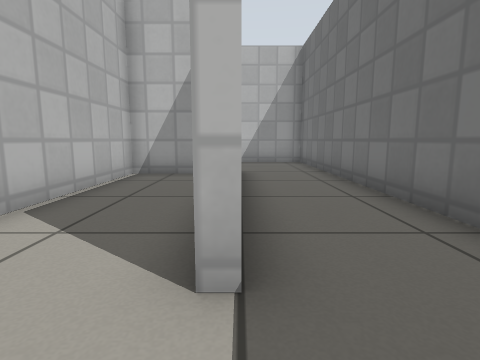
view 1 (above)

24 first-person views from a walk through a robot-simulator world made for Gazebo. The camera is 0.5 m above the floor, tilts 8° down and sees 80° across. The floor is counted in squares, 0.5 m on a side. Each view is taken from the middle of a square. On the plan, view 1 faces up. The plan holds only what a view shows up to about 11 squares ahead; the rest is blank. The place goes on beyond the plan. Gazebo's built-in surfaces are drawn with simple patterns.

view 2
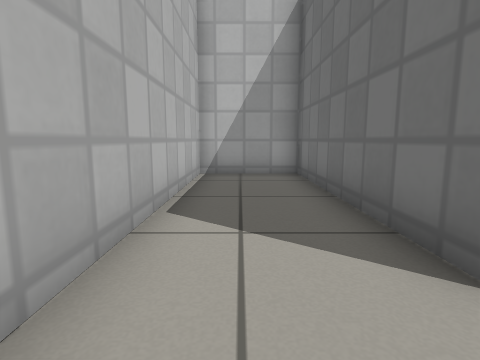

view 3
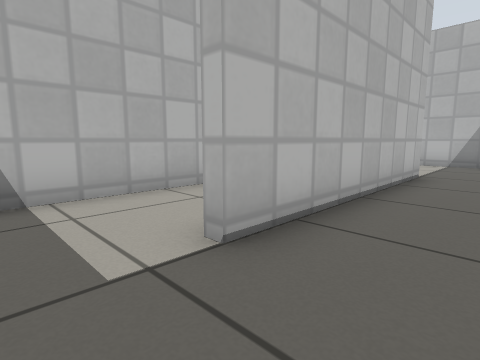

view 4
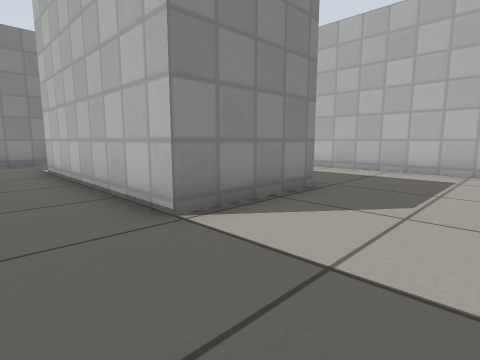

view 5
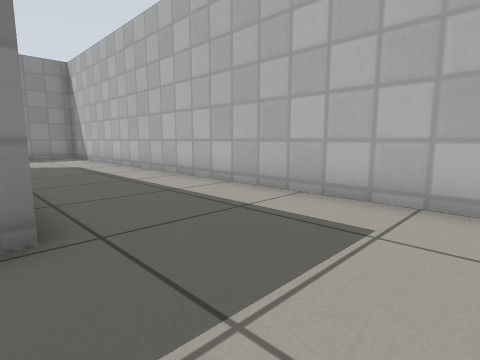

view 6
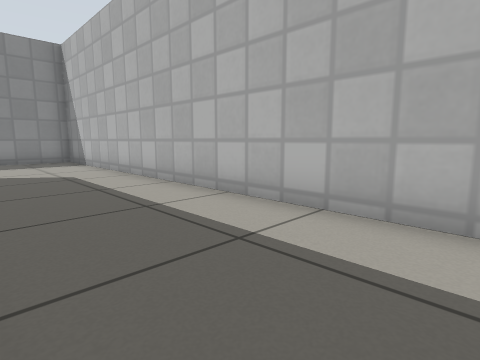

view 7
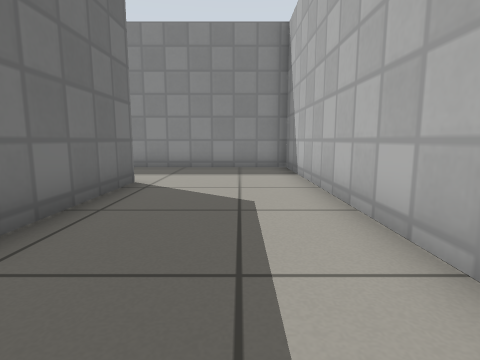

view 8
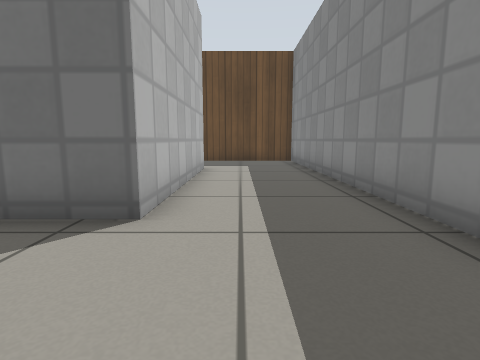

view 9
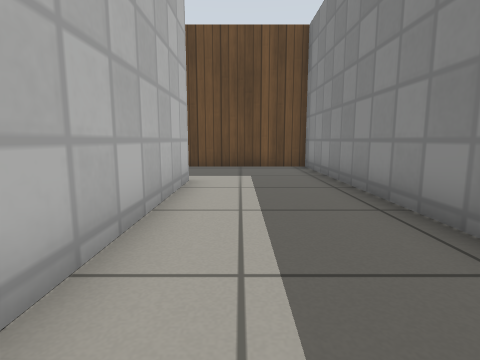

view 10
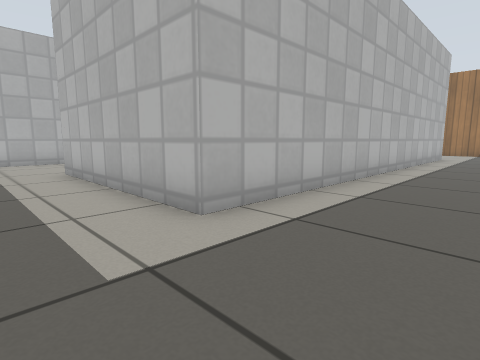

view 11
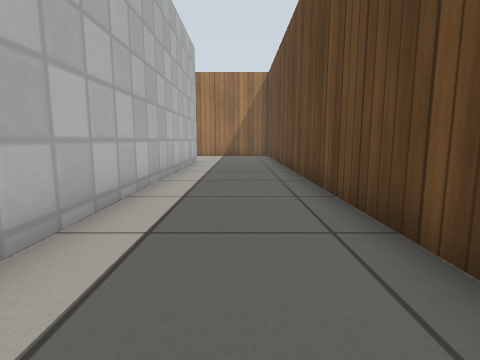

view 12
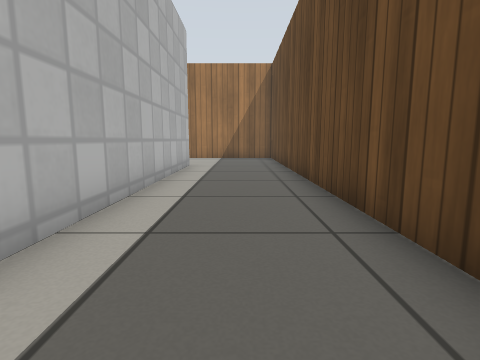

view 13
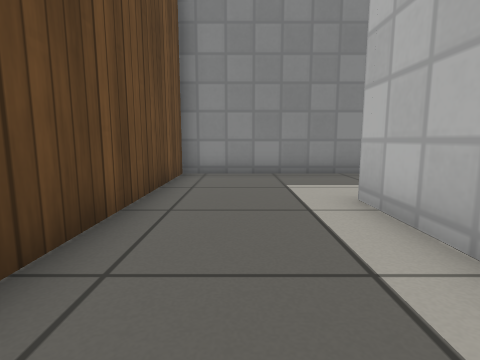

view 14
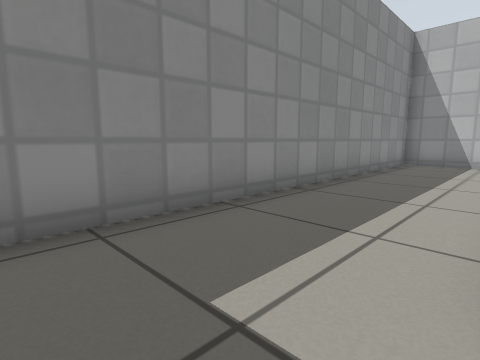

view 15
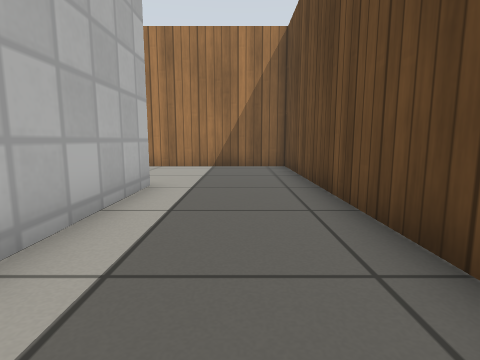

view 16
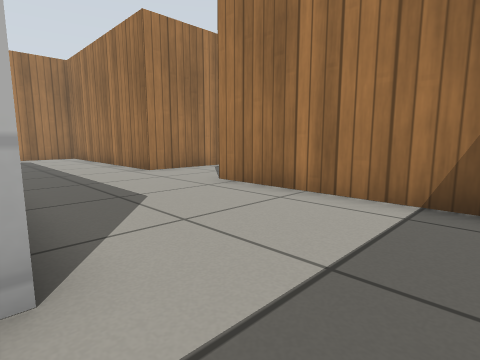

view 17
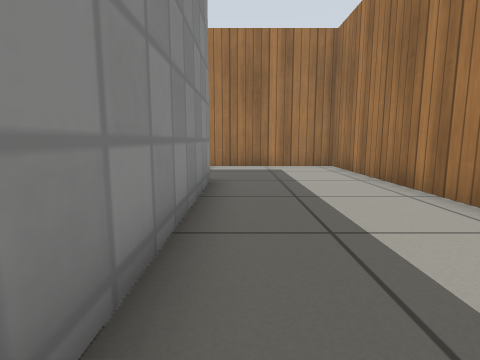

view 18
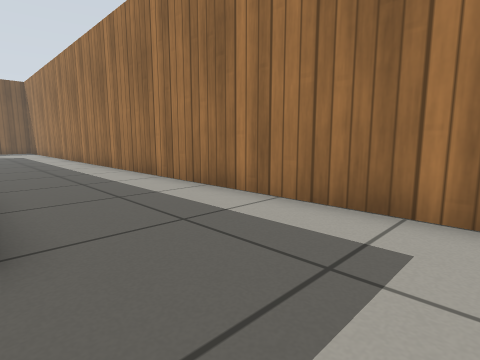

view 19
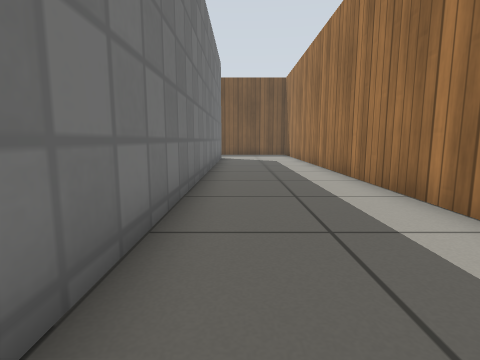

view 20
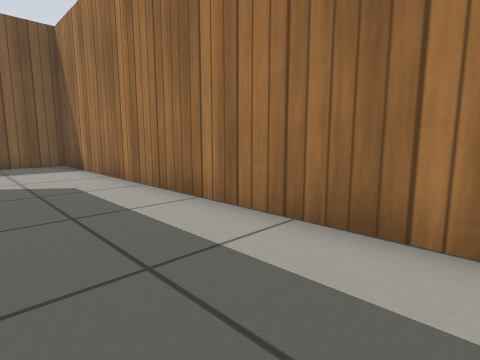

view 21
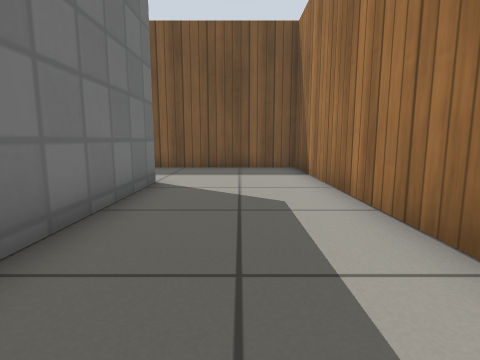

view 22
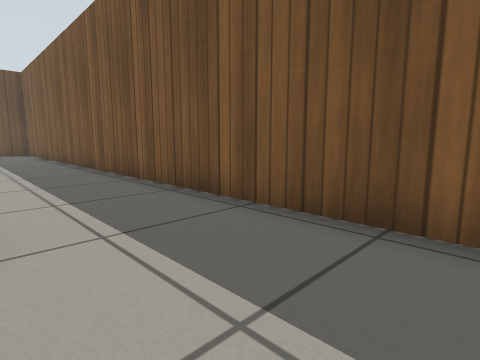

view 23
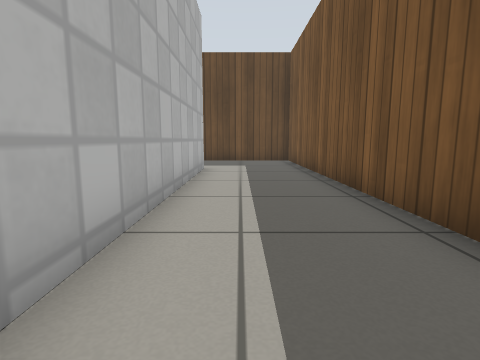

view 24
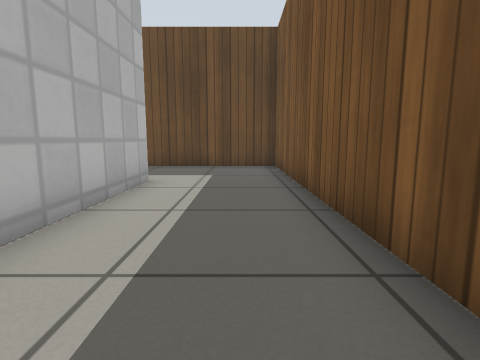

### Floor plan
Points are (right, up) in squares from view 1. A wall is a line through its corners. A room is listed if a view was taken in it or the views show most of it. See-through windows are left out.
Room 1 (views 1, 3, 4, 5, 6, 7, 8, 9)
walls: (-3.5, 8.8) (0, 8.8) (0, 1.8); (-0.6, -1.4) (0.9, -1.4); (2.7, 3.1) (2.7, 11.4); (-7.7, 11.8) (-7.7, -5.4) (3.5, -5.4); (3, -1.7) (-3.5, -1.7) (-3.5, 2.1); (0.9, 13) (-1, 13)
low walls: (0, 1.8) (-0.3, 1.8)
ways out: opening at (0, 0.5) to room 2; opening at (4, -3.5) to room 3
Room 2 (view 2)
walls: (-0.3, 1.8) (-0.3, 8.5) (-3.2, 8.5) (-3.2, 0.4)
ways out: opening at (0, 0.5) to room 1
Room 3 (views 10, 11, 12, 13, 14, 15, 16, 17, 18, 19, 20, 21, 22, 23, 24)
walls: (3, 13.4) (3, -1.7); (3.5, -5.4) (6.7, -5.4) (6.7, 17.8) (-0.6, 17.8); (7.1, -5.7) (-1.6, -5.7); (-3.8, 17.6) (-12, 17.6) (-12, -9.4) (10.9, -9.4) (10.9, -4.4); (-8, 13.3) (-1.8, 13.3); (-8, -5.7) (-8, 9)
ways out: opening at (4, -3.5) to room 1; opening at (-2, 18)

Positions as (right, up) in squares from view 1, and headings:
1: (0, 0), facing up
2: (-2, 0), facing up
3: (2, 0), facing up-left
4: (2, 12), facing down-left
5: (-3, 12), facing down-left
6: (-4, 9), facing down-left
7: (-6, 5), facing down
8: (-7, -3), facing right
9: (-4, -3), facing right
10: (6, -4), facing up-left
11: (5, 0), facing up
12: (5, 2), facing up
13: (5, 3), facing down
14: (5, -2), facing down-left
15: (5, 7), facing up
16: (5, 13), facing up-left
17: (-1, 14), facing left
18: (-8, 16), facing down-left
19: (-9, 10), facing down
20: (-9, 3), facing down-left
21: (-10, 1), facing down
22: (-11, -6), facing down-right
23: (-3, -7), facing right
24: (0, -8), facing right
